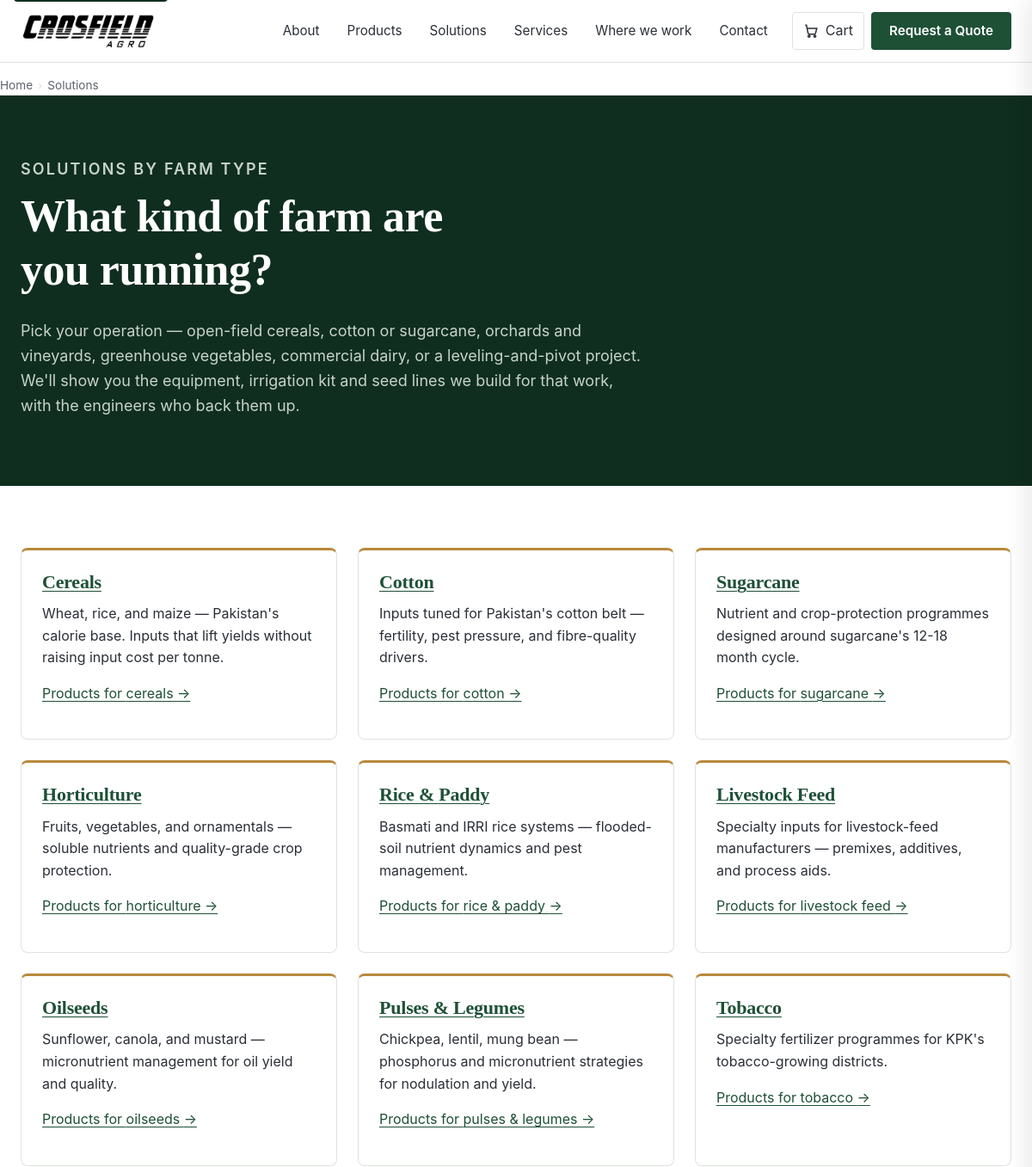
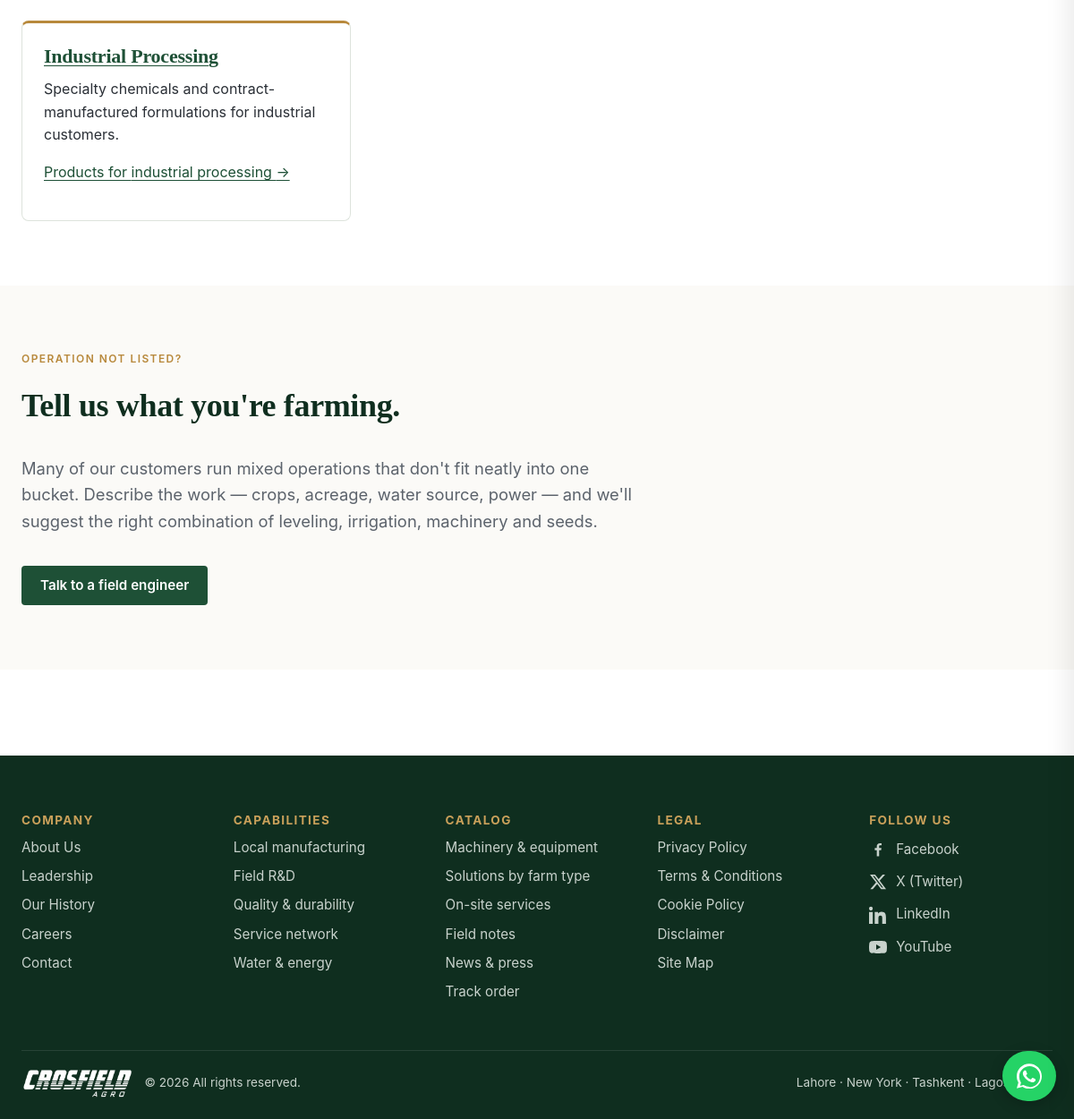
Screenshot of /industries/ with the database file from the repository (2 pictures, top to bottom).
### apps/industries/models.py (models this page shows, shortened)
class Industry(models.Model):
    name = models.CharField(max_length=120)
    slug = models.SlugField(max_length=140, unique=True, db_index=True)
    summary = models.CharField(
        max_length=300,
        help_text=_("One-line summary used in cards and meta description fallback."),
    )
    body = models.TextField(
        blank=True,
        help_text=_("Long-form description rendered on the industry detail page."),
    )
    hero_image = models.ImageField(upload_to="industries/%Y/", null=True, blank=True)
    icon = models.CharField(
        max_length=40,
        blank=True,
        help_text=_("Short label key (e.g. 'wheat') for icon selection in templates."),
    )
    is_active = models.BooleanField(default=True, db_index=True)
    position = models.PositiveIntegerField(default=0, db_index=True)
    seo_title = models.CharField(max_length=70, blank=True)
    seo_description = models.CharField(max_length=170, blank=True)
    created_at = models.DateTimeField(auto_now_add=True)
    updated_at = models.DateTimeField(auto_now=True)
    class Meta:
        verbose_name_plural = "industries"
        ordering = ["position", "name"]
        indexes = [models.Index(fields=["is_active", "position"])]
    def get_absolute_url(self) -> str:
        return reverse("industries:detail", kwargs={"slug": self.slug})

### apps/industries/views.py (the view)
# urls.py: path("", views.IndustryListView.as_view(), name="list"),
class IndustryListView(View):
    template_name = "industries/industry_list.html"
    def get(self, request: HttpRequest) -> HttpResponse:
        return render(
            request,
            self.template_name,
            {"industries": get_active_industries()},
        )

### apps/cart/context_processors.py (called while the page is built)
def cart_summary(request) -> dict:
    try:
        cart = get_cart_for_request(request)
    except DatabaseError:
        logger.exception("cart_summary: DB error during cart lookup")
        return {"cart_summary": None}
    return {"cart_summary": get_cart_summary(cart)}

### apps/cart/selectors/cart_selectors.py (called while the page is built, shortened)
def get_cart_for_request(request: HttpRequest) -> Cart | None:
    qs = Cart.objects.prefetch_related("items__product", "items__variant")
    if request.user.is_authenticated:
        return qs.filter(user=request.user).first()
    if request.session.session_key:
        return qs.filter(session_key=request.session.session_key).first()
    return None

def get_cart_summary(cart: Cart | None) -> CartSummary | None:
    if cart is None:
        return None

### apps/industries/selectors/industry_selectors.py (called while the page is built)
def get_active_industries() -> QuerySet[Industry]:
    return Industry.objects.filter(is_active=True).order_by("position", "name")

### apps/seo/context_processors.py (called while the page is built)
def seo_metadata(request) -> dict:
    try:
        meta = get_metadata_for_path(request.path)
        return {"seo_meta": meta}
    except Exception:
        return {"seo_meta": None}

### apps/seo/selectors/__init__.py (called while the page is built)
def _meta_key(path: str) -> str:
    return f"seo:meta:{path}"

def _redirect_key(path: str) -> str:
    return f"seo:redirect:{path}"

def get_metadata_for_path(path: str) -> PageMetadata | None:
    key = _meta_key(path)
    cached = cache.get(key, _MISS)
    if cached is not _MISS:
        return cached
    row = PageMetadata.objects.filter(path=path).first()
    cache.set(key, row, PAGE_META_TTL)
    return row

def get_active_redirect(source_path: str) -> Redirect | None:
    key = _redirect_key(source_path)
    cached = cache.get(key, _MISS)
    if cached is not _MISS:
        return cached
    row = Redirect.objects.filter(source_path=source_path, is_active=True).first()
    cache.set(key, row, REDIRECT_TTL)
    return row

### apps/industries/templates/industries/industry_list.html (shortened to what this page needs)
{% extends "base.html" %}
{% block content %}
<nav class="breadcrumb container" aria-label="Breadcrumb">
  <ol>
    <li><a href="{% url 'core:home' %}">Home</a></li>
    <li aria-current="page">Solutions</li>
  </ol>
</nav>
<section class="hero hero--compact">
  <div class="container">
    <p class="eyebrow">Solutions by farm type</p>
    <h1>What kind of farm are you running?</h1>
    <p>
      Pick your operation — open-field cereals, cotton or sugarcane, orchards and
      vineyards, greenhouse vegetables, commercial dairy, or a leveling-and-pivot
      project. We'll show you the equipment, irrigation kit and seed lines we build
      for that work, with the engineers who back them up.
    </p>
  </div>
</section>
<section class="section">
  <div class="container">
    <div class="grid grid--3">
      {% for industry in industries %}
        <article class="card card--accent">
          <h3><a href="{{ industry.get_absolute_url }}">{{ industry.name }}</a></h3>
          <p>{{ industry.summary }}</p>
          <p style="margin-top: 12px;"><a href="{{ industry.get_absolute_url }}">Products for {{ industry.name|lower }} →</a></p>
        </article>
      {% empty %}
        <p>No solutions published yet.</p>
      {% endfor %}
    </div>
  </div>
</section>
<section class="section section--surface">
  <div class="container" style="display: grid; gap: 16px; justify-items: start;">
    <p class="eyebrow">Operation not listed?</p>
    <h2>Tell us what you're farming.</h2>
    <p class="lead" style="max-width: 60ch;">
      Many of our customers run mixed operations that don't fit neatly into one bucket.
      Describe the work — crops, acreage, water source, power — and we'll suggest the
      right combination of leveling, irrigation, machinery and seeds.
    </p>
    <a class="button button-primary" href="{% url 'contact:form' %}">Talk to a field engineer</a>
  </div>
</section>
{% endblock %}

### static/core/css/site.css (style rules this page uses)
:root { --color-green-900: #0F2E1F; --color-green-800: #163E2A; --color-green-700: #1E5036; --color-green-600: #267045; --color-green-100: #E9F1EC; --color-gold-600: #B8893C; --color-gold-500: #C9A05A; --color-charcoal: #1B1F23; --color-ink: #2A2F36; --color-muted: #5C636C; --color-rule: #DDE3DC; --color-surface: #FBFAF7; --color-paper: #FFFFFF; --font-serif: "Source Serif 4", "Source Serif Pro", Georgia, "Times New Roman", serif; --font-sans: "Inter", system-ui, -apple-system, "Segoe UI", Roboto, "Helvetica Neue", Arial, sans-serif; --shadow-low: 0 1px 2px rgba(0,0,0,.05); --shadow-mid: 0 4px 16px rgba(0,0,0,.06); --radius-sm: 4px; --radius-md: 8px; --radius-lg: 12px; --container: 1240px; --gutter: 24px; }
*, *::before, *::after { box-sizing: border-box; }
html { -webkit-text-size-adjust: 100%; }
body { margin: 0; font-family: var(--font-sans); font-size: 16px; line-height: 1.6; color: var(--color-ink); background: var(--color-paper); -webkit-font-smoothing: antialiased; text-rendering: optimizeLegibility; }
a { color: var(--color-green-700); text-decoration: underline; text-underline-offset: 3px; text-decoration-thickness: 1px; }
h1, h2, h3, h4, h5 { font-family: var(--font-serif); color: var(--color-green-900); letter-spacing: -0.01em; line-height: 1.2; margin: 0 0 0.5em; }
h1 { font-size: clamp(2rem, 4vw + 1rem, 3.25rem); }
h2 { font-size: clamp(1.5rem, 2vw + 1rem, 2.25rem); }
h3 { font-size: 1.375rem; }
p { margin: 0 0 1em; }
.lead { font-size: 1.15rem; color: var(--color-muted); }
ul, ol { padding-left: 1.25em; }
.container { max-width: var(--container); margin: 0 auto; padding: 0 var(--gutter); }
.section { padding: clamp(48px, 6vw, 96px) 0; }
.section--surface { background: var(--color-surface); }
.grid { display: grid; gap: var(--gutter); }
.grid--3 { grid-template-columns: 1fr; }
@media (min-width: 768px) { .grid--3 { grid-template-columns: repeat(2, 1fr); } }
@media (min-width: 1024px) { .grid--3 { grid-template-columns: repeat(3, 1fr); } }
.eyebrow { font-size: 0.75rem; font-weight: 600; text-transform: uppercase; letter-spacing: 0.12em; color: var(--color-gold-600); margin: 0 0 0.5em; }
.button { display: inline-flex; align-items: center; justify-content: center; min-height: 44px; padding: 10px 20px; font-weight: 600; font-size: 0.95rem; text-decoration: none; border-radius: var(--radius-sm); border: 1px solid transparent; cursor: pointer; line-height: 1; transition: background-color 80ms ease, color 80ms ease, border-color 80ms ease; }
.button-primary { background: var(--color-green-700); color: #fff; }
.hero { background: linear-gradient(180deg, rgba(15,46,31,0.85), rgba(15,46,31,0.92)), var(--color-green-900); color: #E7EDE8; padding: clamp(72px, 10vw, 144px) 0 clamp(56px, 8vw, 112px); }
.hero h1 { color: #fff; max-width: 22ch; }
.hero p { color: #C8D2CC; max-width: 64ch; font-size: 1.125rem; }
.hero--compact { padding: clamp(56px, 6vw, 96px) 0 clamp(40px, 5vw, 72px); }
.breadcrumb { font-size: 0.85rem; color: var(--color-muted); padding: 16px 0 0; }
.breadcrumb ol { list-style: none; padding: 0; margin: 0; display: flex; flex-wrap: wrap; gap: 6px; }
.breadcrumb li::after { content: "›"; margin-left: 6px; color: var(--color-rule); }
.breadcrumb li:last-child::after { content: ""; }
.breadcrumb a { color: var(--color-muted); text-decoration: none; }
.card { background: var(--color-paper); border: 1px solid var(--color-rule); border-radius: var(--radius-md); padding: 24px; }
.card h3 { margin-top: 0; }
.card--accent { border-top: 3px solid var(--color-gold-600); }

### rows the page displays
Industry: name "Cereals", summary "Wheat, rice, and maize — Pakistan's calorie base. Inputs that lift yields without raising input cost per tonne.", name "cereals"
Industry: name "Cotton", summary "Inputs tuned for Pakistan's cotton belt — fertility, pest pressure, and fibre-quality drivers.", name "cotton"
Industry: name "Sugarcane", summary "Nutrient and crop-protection programmes designed around sugarcane's 12-18 month cycle.", name "sugarcane"
Industry: name "Horticulture", summary "Fruits, vegetables, and ornamentals — soluble nutrients and quality-grade crop protection.", name "horticulture"
Industry: name "Rice & Paddy", summary "Basmati and IRRI rice systems — flooded-soil nutrient dynamics and pest management.", name "rice & paddy"
Industry: name "Livestock Feed", summary "Specialty inputs for livestock-feed manufacturers — premixes, additives, and process aids.", name "livestock feed"
Industry: name "Oilseeds", summary "Sunflower, canola, and mustard — micronutrient management for oil yield and quality.", name "oilseeds"
Industry: name "Pulses & Legumes", summary "Chickpea, lentil, mung bean — phosphorus and micronutrient strategies for nodulation and yield.", name "pulses & legumes"
Industry: name "Tobacco", summary "Specialty fertilizer programmes for KPK's tobacco-growing districts.", name "tobacco"
Industry: name "Industrial Processing", summary "Specialty chemicals and contract-manufactured formulations for industrial customers.", name "industrial processing"
